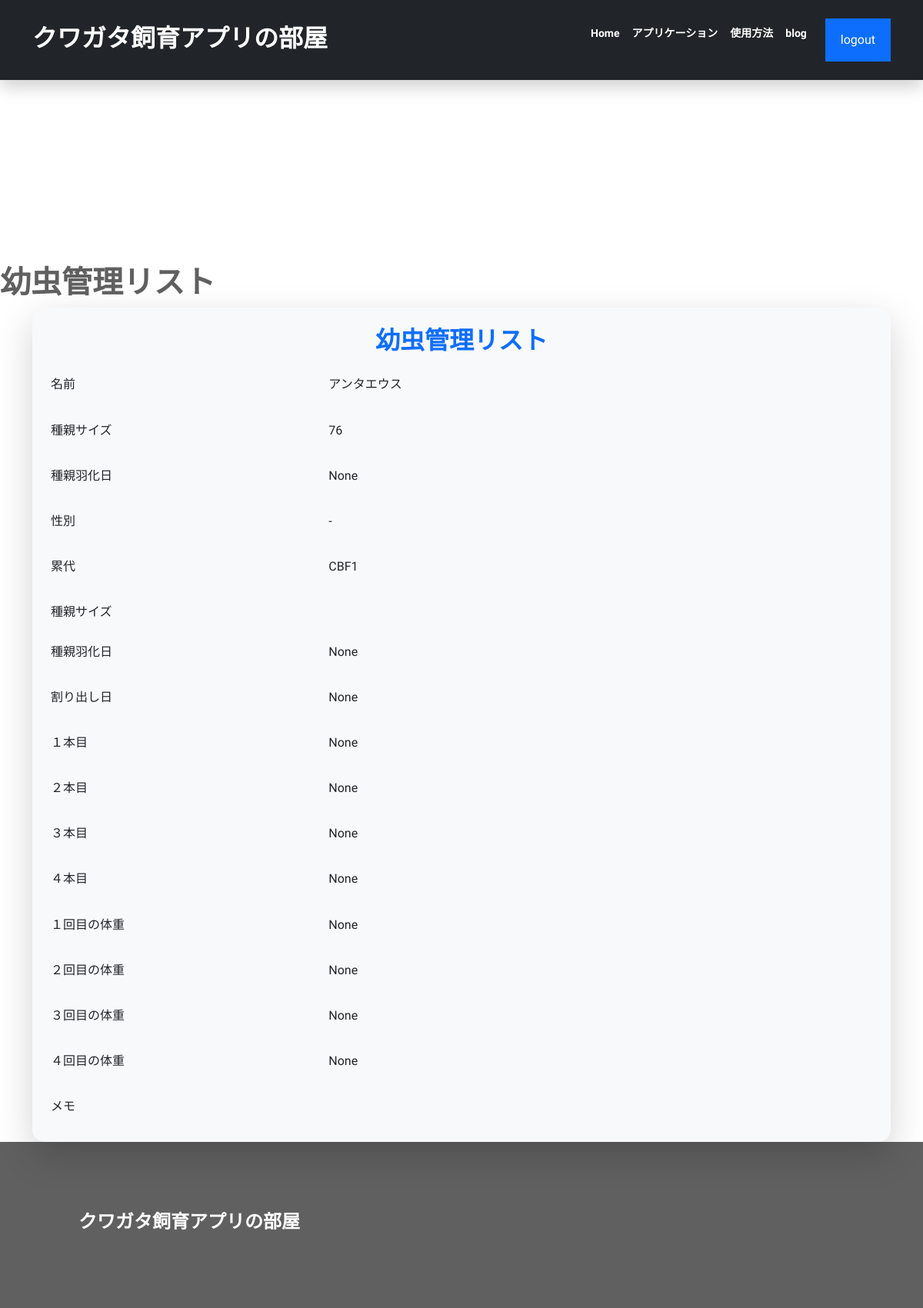
The app's page /child/detail/2/ (signed in), older data.
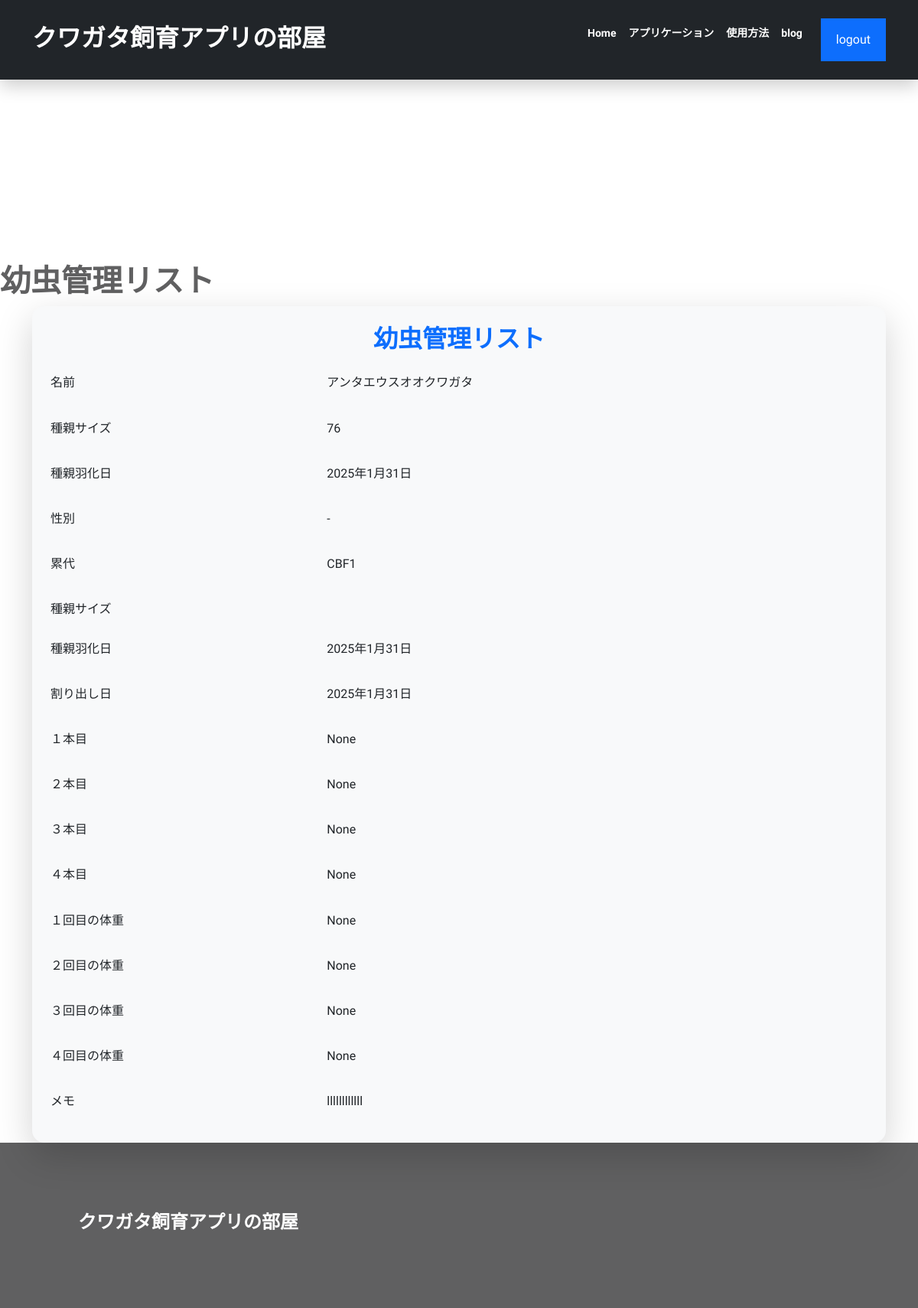
The same page, newer data.
### child/models.py (models this page shows, shortened)
class Childmodel(models.Model):
    user = models.ForeignKey(User, on_delete=models.CASCADE,related_name='child',null=True)
    number = models.IntegerField('管理番号')
    name = models.CharField('名前',max_length=100)
    gender = models.CharField(
        '性別',
        max_length=50,
        choices=GENDER,
    )
    gener=models.CharField('累代',max_length=100,null=True, blank=True)
    size_ad = models.CharField('種親サイズ',max_length=100,null=True, blank=True)
    ad_date = models.DateField('種親羽化日',null=True, blank=True)
    date = models.DateField('割り出し日',null=True, blank=True)
    date_1 = models.DateField('1本目',null=True, blank=True)
    date_2 = models.DateField('2本目',null=True, blank=True)
    date_3 = models.DateField('3本目',null=True, blank=True)
    date_4 = models.DateField('4本目',null=True, blank=True)
    date_5 = models.DateField('羽化日',null=True, blank=True)
    weight_1=models.FloatField('1回目の体重',null=True, blank=True)
    weight_2=models.FloatField('2回目の体重',null=True, blank=True)
    weight_3=models.FloatField('3回目の体重',null=True, blank=True)
    weight_4=models.FloatField('4回目の体重',null=True, blank=True)
    memo = models.TextField('メモ',null=True, blank=True)
    image = models.ImageField(upload_to='media',null=True,blank=True)

### child/views.py (the view)
# urls.py: path('detail/<int:pk>/',login_required(views.Childdetail),name='child_detail'),
def  Childdetail(request,pk):
    object = Childmodel.objects.get(pk=pk)
    return render(request,'child_detail.html',{'object':object})

### kakeibo/my_context_processor.py (called while the page is built)
def common(request):
    now = datetime.now()
    return {"now_year": now.year,
            "now_month": now.month}

### templates/child_detail.html (shortened to what this page needs)
{% extends 'base.html' %}
{% load static %}
{% block title %}幼虫管理リスト{% endblock %}
{% block content %}
<div class="container">
    <div class="card shadow-lg border-0 rounded-4 p-4 bg-light">
        <h2 class="text-center mb-4 text-primary">幼虫管理リスト</h2>
        <div class="row g-3">
            <div class="col-md-4">
                <label class="form-label">名前</label>
            </div>
            <div class="col-md-8">
                <p>{{ object.name }}</p>
            </div>
            <div class="col-md-4">
                <label class="form-label">種親サイズ</label>
            </div>
            <div class="col-md-8">
                <p>{{ object.size_ad }}</p>
            </div>
            <div class="col-md-4">
                <label class="form-label">種親羽化日</label>
            </div>
            <div class="col-md-8">
                <p>{{ object.ad_date }}</p>
            </div>
            <div class="col-md-4">
                <label class="form-label">性別</label>
            </div>
            <div class="col-md-8">
                <p>{{ object.get_gender_display }}</p>
            </div>
            <div class="col-md-4">
                <label class="form-label">累代</label>
            </div>
            <div class="col-md-8">
                <p>{{ object.gener }}</p>
            </div>
            <div class="col-md-4">
                <label class="form-label">種親サイズ</label>
            </div>
            <div class="col-md-8">
            </div>
            <div class="col-md-4">
                <label class="form-label">種親羽化日</label>
            </div>
            <div class="col-md-8">
                <p>{{ object.ad_date }}</p>
            </div>
            <div class="col-md-4">
                <label class="form-label">割り出し日</label>
            </div>
            <div class="col-md-8">
                <p>{{ object.date }}</p>
            </div>
            <div class="col-md-4">
                <label class="form-label">１本目</label>
            </div>
            <div class="col-md-8">
                <p>{{ object.date_1 }}</p>
            </div>
            <div class="col-md-4">
                <label class="form-label">２本目</label>
            </div>
            <div class="col-md-8">
                <p>{{ object.date_2 }}</p>
            </div>
            <div class="col-md-4">
                <label class="form-label">３本目</label>
            </div>
            <div class="col-md-8">
                <p>{{ object.date_3 }}</p>
            </div>
            <div class="col-md-4">
                <label class="form-label">４本目</label>
            </div>
            <div class="col-md-8">
                <p>{{ object.date_4 }}</p>
            </div>
            <div class="col-md-4">
                <label class="form-label">１回目の体重</label>
            </div>
            <div class="col-md-8">
                <p>{{ object.weight_1 }}</p>
            </div>
            <div class="col-md-4">
                <label class="form-label">２回目の体重</label>
            </div>
            <div class="col-md-8">
                <p>{{ object.weight_2 }}</p>
            </div>
            <div class="col-md-4">
                <label class="form-label">３回目の体重</label>
            </div>
            <div class="col-md-8">
                <p>{{ object.weight_3 }}</p>
            </div>
            <div class="col-md-4">
                <label class="form-label">４回目の体重</label>
            </div>
            <div class="col-md-8">
                <p>{{ object.weight_4 }}</p>
            </div>
            <div class="col-md-4">
                <label class="form-label">メモ</label>
            </div>
            <div class="col-md-8">
                <p>{{ object.memo }}</p>
            </div>
        </div>
    </div>
</div>
{% endblock %}

### templates/base.html (shortened to what this page needs)
{% load static %}
<!doctype html>
<html lang="ja">
  <!doctype html>
  <html lang="ja">
      <head>
        <link href="https://cdn.jsdelivr.net/npm/bootstrap@5.3.0/dist/css/bootstrap.min.css" rel="stylesheet">
        <link rel="stylesheet" href="{% static 'style.css' %}">
      </head>
      <body>
         <nav class="navbar navbar-expand-lg bg-dark py-4">
          <div class="container">
            <h2 class="text-white pt-1">クワガタ飼育アプリの部屋</h2>
            <div class="collapse navbar-collapse" id="navbarNav">
              <ul class="navbar-nav ms-auto">
                <li class="nav-item">
                  <a class="nav-link text-white" href="{% url 'home:home' %}">Home</a>
                </li>
                <li class="nav-item">
                  <a class="nav-link text-white" href="{% url 'adult:applist' %}">アプリケーション</a>
                </li>
                <li class="nav-item">
                  <a class="nav-link text-white" href="{% url 'home:howto' %}">使用方法</a>
                </li>
                <li class="nav-item">
                  <a class="nav-link text-white" href="https://kuwakabu-hobby.com/">blog</a>
                </li>
                    {% if user.is_authenticated %}
                      <button class="btn btn-primary ms-3 text-white"><a href="{% url 'kakeibo:logout' %}" class="text-white">logout</a></button>
                     {% else %}
                     <button class="btn btn-primary ms-3"><a href="{% url 'kakeibo:signup' %}" class="text-white">sing up</a></button>
                     <button class="btn btn-primary ms-3"><a href="{% url 'kakeibo:login' %}" class="text-white">login</a></button>
                     {% endif %}
                    </ul>
                  </div>
                </div>
        </nav>
        <section class="welcome">
      </section>
            <h1>{% block title %}{% endblock %} </h1>
            {% block content %}{% endblock %}
        <footer>
          <div class="footer-top">
            <div class="container">
              <div class="row gy-4">
                <div class="col-md-4">
                  <h4 class="text-white">クワガタ飼育アプリの部屋</h4>
               </div>
              </div>
            </div>
          </div>
        </footer>
      </body>
</html>

### static/style.css (style rules this page uses)
:root { --primary: #0d6efd; --dark: #606061; --body: #888; --box-shadow: 0 8px 22px rgba(0, 0, 0, 0.2); }
body { font-family: Sora, "sans-serif"; line-height: 1.7; color: var(--body); }
h1, h2, h4, h3, h5, h6, .display-4 { color: var(--dark); font-weight: 700; }
a { color: var(--body); text-decoration: none; }
.navbar { box-shadow: var(--box-shadow); }
.navbar .nav-link { font-size: 14px; font-weight: 700; }
.navbar .nav-link { color: #fff !important; }
.btn { padding: 14px 18px; border-width: 2px; border-radius: 0; }
section { padding-top: 120px; padding-bottom: 120px; }
.footer-top { padding-bottom: 90px; padding: 90px; background-color: var(--dark); }

Row changes from the older to the newer data that the page shows:
changed Childmodel "CBF1": name "アンタエウス" → "アンタエウスオオクワガタ"; ad_date "None" → "2025年1月31日"; date "None" → "2025年1月31日"; memo (not shown) → "llllllllllll"
